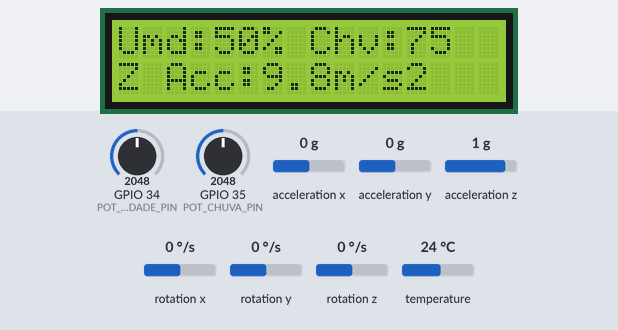
Simulated run of this sketch. Board: ESP32. Parts: 16×2 character LCD. The inputs (shaded band) are chosen by the test bench; at power-on: acceleration z 1 g, GPIO 34 (POT_UMIDADE_PIN) = 2048, GPIO 35 (POT_CHUVA_PIN) = 2048, acceleration x 0 g, acceleration y 0 g, rotation x 0 °/s, rotation y 0 °/s, rotation z 0 °/s, temperature 24 °C. WiFi joins after 1.5 s; servers stay silent unless stated; no MQTT or app messages arrive unless stated; what the sketch prints to the serial monitor is not drawn.

Above: at 2.8 s.
2.9 s: acceleration z set to -1.4 g
At 4.7 s:
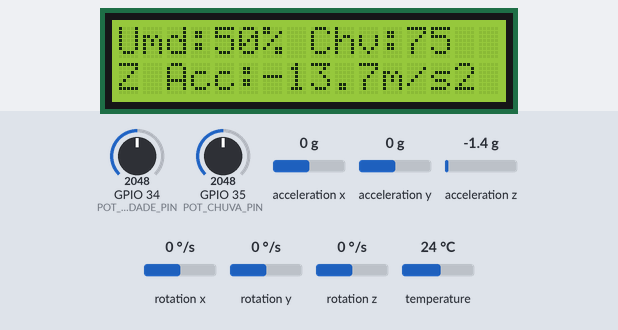
5.6 s: GPIO 34 (POT_UMIDADE_PIN) set to 2866
At 6.3 s:
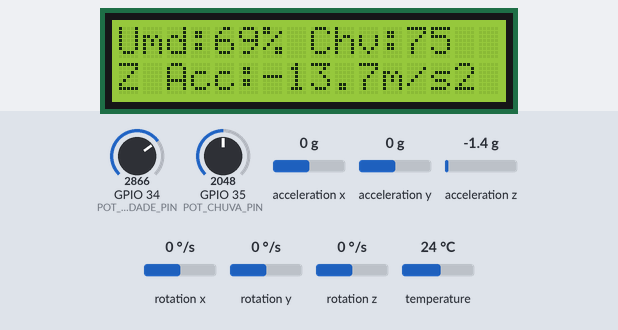
8.3 s: GPIO 35 (POT_CHUVA_PIN) set to 2866
At 10.6 s:
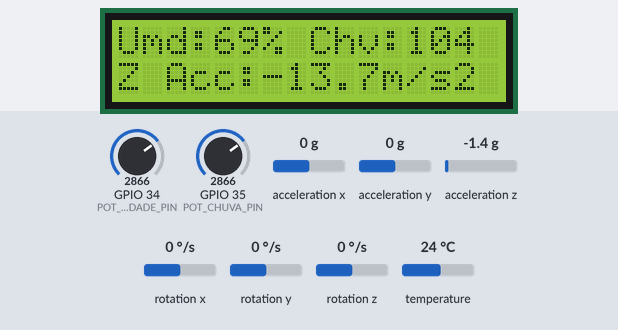
11.2 s: acceleration z set to -0.8 g
At 12.2 s:
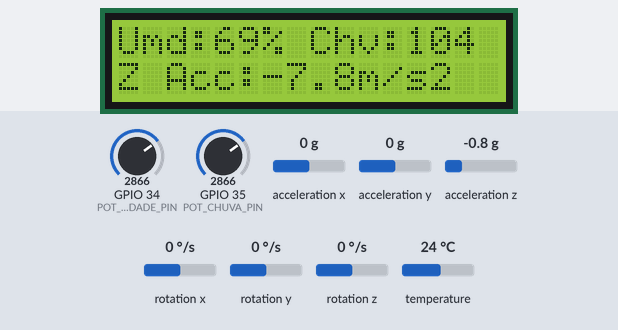
13.9 s: GPIO 34 (POT_UMIDADE_PIN) set to 3972
At 16.6 s:
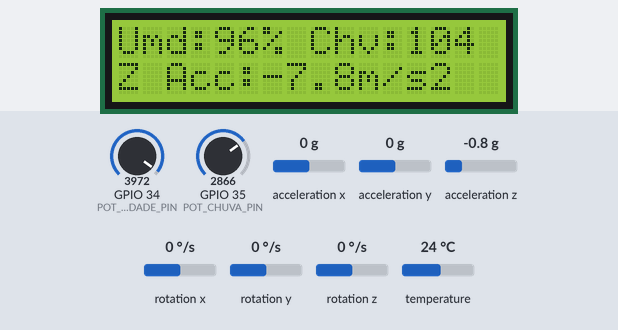
17.3 s: GPIO 35 (POT_CHUVA_PIN) set to 3972
At 19.3 s:
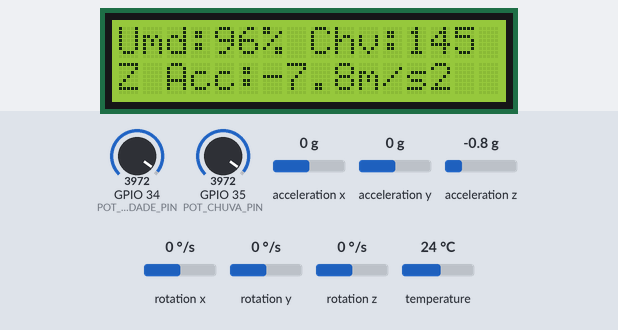
Timing chart, 0 to 20.8 s (numbered marks = the images above; inputs shaded):
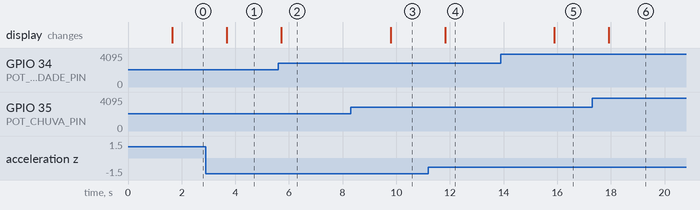

Measured:
- after the input at 2.9 s, the display: changes after 0.78 s (image 1)
- after the input at 5.6 s, the display: changes after 0.12 s (image 2)
- after the input at 8.3 s, the display: changes after 1.5 s (image 3)
- after the input at 11.2 s, the display: changes after 0.62 s (image 4)
- after the input at 13.9 s, the display: changes after 2.0 s (image 5)
- after the input at 17.3 s, the display: changes after 0.62 s (image 6)

The sketch:

sketch.ino
```cpp
// === Bibliotecas necessárias ===
#include <WiFi.h>                  // Conexão Wi-Fi do ESP32
#include <PubSubClient.h>         // Biblioteca para MQTT
#include <Wire.h>                 // Comunicação I2C
#include <Adafruit_MPU6050.h>     // Biblioteca para sensor MPU6050
#include <Adafruit_Sensor.h>      // Base de sensores Adafruit
#include <LiquidCrystal_I2C.h>    // LCD com comunicação I2C

// === Parâmetros de rede Wi-Fi ===
const char* ssid = "Wokwi-GUEST";       // Nome da rede (SSID)
const char* password = "";              // Senha (Wokwi não exige)

// === Parâmetros do broker MQTT ===
const char* mqtt_server = "mqtt.eclipseprojects.io";   // Broker público gratuito
const char* mqtt_topic = "gs2025/grupo11/deslizamento";        // Tópico onde os dados serão publicados

// Objetos de rede
WiFiClient espClient;
PubSubClient client(espClient);

// === Inicialização de sensores ===
Adafruit_MPU6050 mpu;                   // Acelerômetro
const int POT_UMIDADE_PIN = 34;         // Potenciômetro 1 (simula umidade)
const int POT_CHUVA_PIN = 35;           // Potenciômetro 2 (simula chuva)

// === Inicialização do display LCD ===
LiquidCrystal_I2C lcd(0x27, 16, 2);     // Endereço I2C padrão do LCD 16x2

// === Função para conectar ao Wi-Fi ===
void setupWiFi() {
  WiFi.begin(ssid, password);           // Inicia conexão Wi-Fi
  while (WiFi.status() != WL_CONNECTED) {
    delay(500);
    Serial.print(".");
  }
  Serial.println("\nWiFi conectado");
}

// === Função para reconectar ao MQTT ===
void reconnectMQTT() {
  while (!client.connected()) {
    Serial.print("Reconectando MQTT...");
    if (client.connect("ESP32Client-GS2025")) {
      Serial.println(" conectado");
    } else {
      Serial.print(" falhou, rc=");
      Serial.print(client.state());
      delay(2000);
    }
  }
}

// === Atualiza os dados no LCD ===
void updateLCD(int umidade, int chuva, float accZ) {
  lcd.clear();  // Limpa o display

  // Primeira linha: umidade (%) e chuva (mm/h)
  lcd.setCursor(0, 0);
  lcd.print("Umd:");
  lcd.print(umidade);
  lcd.print("% Chv:");
  lcd.print(chuva);

  // Segunda linha: aceleração Z (vibração vertical)
  lcd.setCursor(0, 1);
  lcd.print("Z Acc:");
  lcd.print(accZ, 1);   // Mostra com 1 casa decimal
  lcd.print("m/s2");
}

// === Setup principal (executado 1x ao ligar) ===
void setup() {
  Serial.begin(115200);       // Inicializa porta serial para debug
  Wire.begin(21, 22);         // Inicializa barramento I2C (pinos ESP32)

  // Inicializa o acelerômetro
  if (!mpu.begin()) {
    Serial.println("MPU6050 não encontrado!");
    while (1);  // Para tudo se não encontrar o sensor
  }

  // Configura sensibilidade do MPU6050
  mpu.setAccelerometerRange(MPU6050_RANGE_8_G);
  mpu.setGyroRange(MPU6050_RANGE_500_DEG);
  mpu.setFilterBandwidth(MPU6050_BAND_5_HZ);

  // Inicializa LCD
  lcd.init();
  lcd.backlight();  // Liga a luz de fundo

  // Conecta Wi-Fi e MQTT
  setupWiFi();
  client.setServer(mqtt_server, 1883);
  reconnectMQTT();
}

// === Loop principal (executado continuamente) ===
void loop() {
  if (!client.connected()) {
    reconnectMQTT();   // Verifica e reconecta ao MQTT se cair
  }
  client.loop();       // Mantém a conexão MQTT ativa

  // === Leitura dos sensores ===
  int rawUmidade = analogRead(POT_UMIDADE_PIN);   // Valor bruto do potenciômetro 1
  int rawChuva = analogRead(POT_CHUVA_PIN);       // Valor bruto do potenciômetro 2
  int umidade = map(rawUmidade, 0, 4095, 0, 100);  // Converte para % (0 a 100)
  int chuva = map(rawChuva, 0, 4095, 0, 150);      // Converte para mm/h (0 a 150)

  // Leitura do acelerômetro
  sensors_event_t a, g, temp;
  mpu.getEvent(&a, &g, &temp);
  float accZ = a.acceleration.z;   // Apenas o eixo Z (vertical)

  // === Monta payload JSON para o MQTT ===
  String payload = "{";
  payload += "\"umidade\":" + String(umidade) + ",";
  payload += "\"chuva\":" + String(chuva) + ",";
  payload += "\"acc_z\":" + String(accZ, 2);
  payload += "}";

  // === Publica os dados no broker MQTT ===
  client.publish(mqtt_topic, payload.c_str());

  // === Exibe dados no display LCD ===
  updateLCD(umidade, chuva, accZ);

  // === Mostra no Serial Monitor para debug ===
  Serial.println(payload);

  delay(2000);  // Aguarda 2 segundos antes da próxima leitura
}
```
